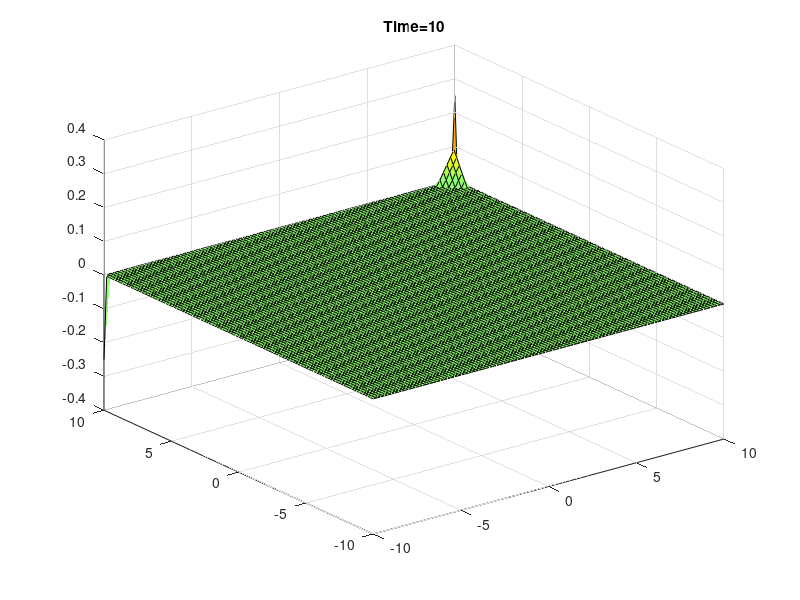

Source code (MATLAB):
% Solving the 2D advect eqn:
% F_t + a0*[F_x + F_y] = 0
% solved with FTCS and FTUS schemes
clear all
close all
clc
a=10;
h=0.2;
[x,y]=meshgrid(-a:h:a,-a:h:a);
[imax,jmax]=size(x);
F=x*0;
nF=F;
a0=1;
dt=0.1;     
C=dt*a0/h
tmax=10;
% Initial disturbance:
A=.25;
for i=48:52
    for j=48:52
        F(i,j)=A;
    end
end
F(imax,jmax)=A;   % Using corner values as a scale for surf
F(imax,1)=-A;
nF(imax,jmax)=A;
nF(imax,1)=-A;
surf(x,y,F)
colormap jet
pause
for n=1:ceil(tmax/dt)
    for i=2:imax-1
        for j=2:jmax-1
            % FT-Central scheme:
%            temp=F(i+1,j)-F(i-1,j)+F(i,j+1)-F(i,j-1);
%            nF(i,j)=F(i,j) -temp*C/2;

            % FT-Upwind scheme:
            temp=F(i-1,j)+F(i,j-1);
            nF(i,j)=F(i,j)*(1-2*C)+C*temp;

            % Analytical solutior for C=1:
%            nF(i,j)=F(i-1,j-1);
        end
    end
    F=nF;
    surf(x,y,F)
    %    shading interp
    title(['Time=',num2str(n*dt,3)])
    drawnow;
end